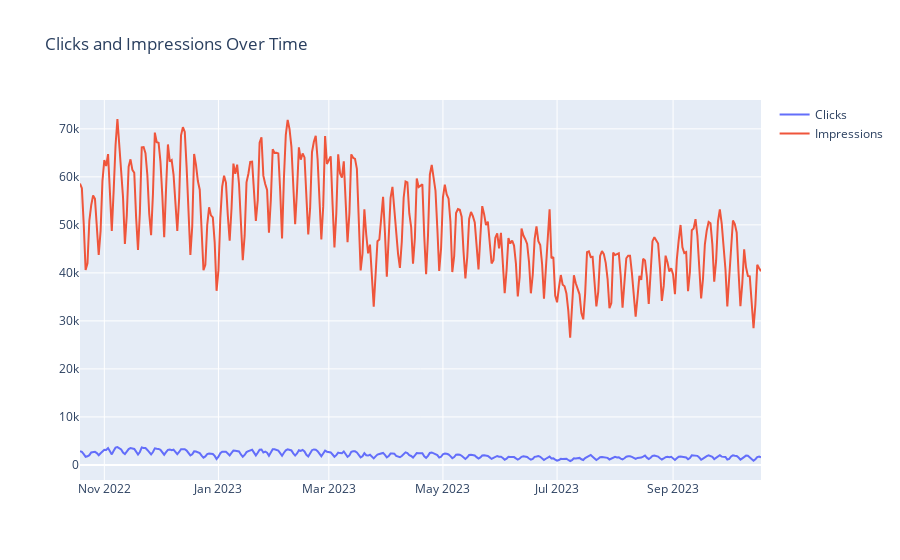

The notebook cell saved with this chart:
### Code cell
# Visualize the clicks and impressions over time

fig = go.Figure()
fig.add_trace(go.Scatter(x=df.index, y=df["Clicks"], mode="lines", name="Clicks"))
fig.add_trace(go.Scatter(x=df.index, y=df["Impressions"], mode="lines", name="Impressions"))
fig.update_layout(title='Clicks and Impressions Over Time')

### Figure 1 — Plotly figure (JSON) as saved in the notebook; plotly's stock layout.template omitted (floating-point values rounded to 4 significant figures; data arrays with more than 128 entries replaced by an {"elided": "..."} marker saying what was removed)
{"data": [{"mode": "lines", "name": "Clicks", "type": "scatter", "x": {"elided": "365 str values"}, "y": {"elided": "365 int values"}}, {"mode": "lines", "name": "Impressions", "type": "scatter", "x": {"elided": "365 str values"}, "y": {"elided": "365 int values"}}], "layout": {"title": {"text": "Clicks and Impressions Over Time"}}}
